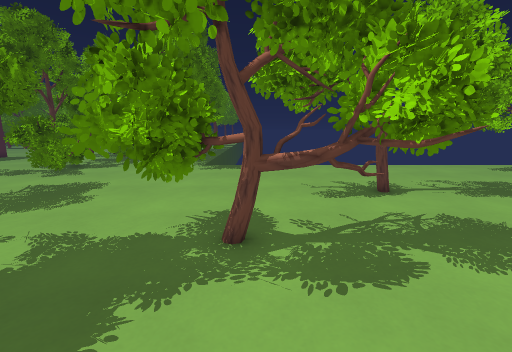
View 1 (above)

24 first-person views from a walk through a level from a Godot 3-D game. The camera is 1.3 m above the floor, tilts 10° down and sees 90° across. Doors that lead somewhere are drawn open, without their leaves. The floor is counted in squares, 0.5 m on a side. Each view is taken from the middle of a square. On the plan, view 1 faces up. The plan holds only what a view shows up to about 18 squares ahead; the rest is blank. The place goes on beyond the plan. Flat picture figures and markers are not drawn. Characters and animated objects are not drawn. Some surface patterns are stand-ins.

View 2
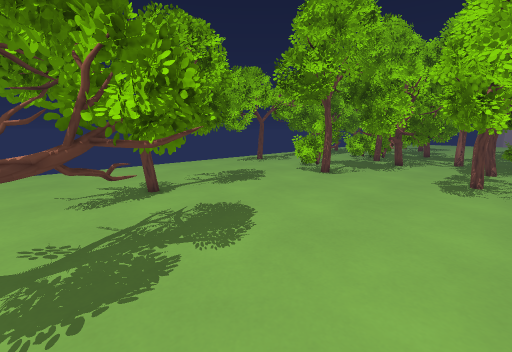

View 3
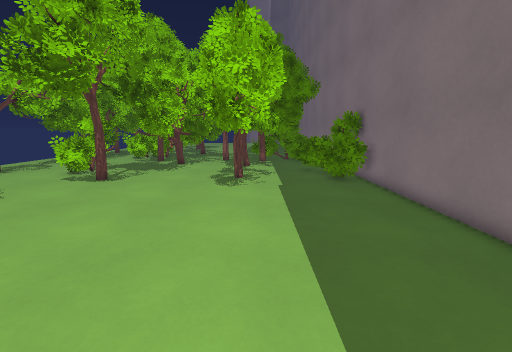

View 4
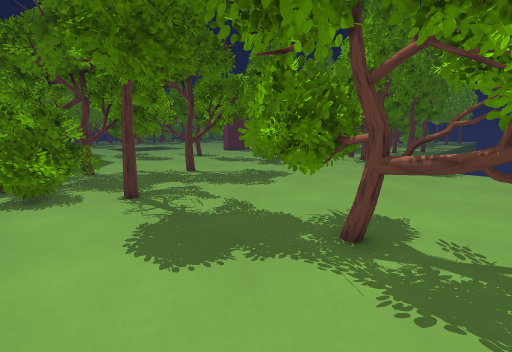

View 5
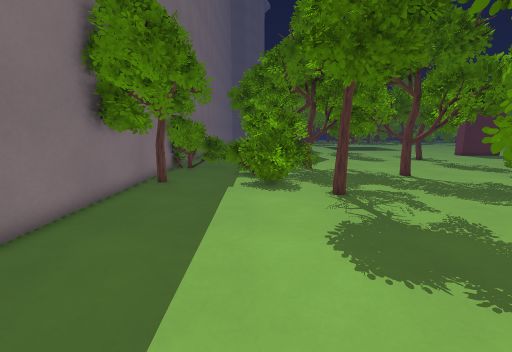

View 6
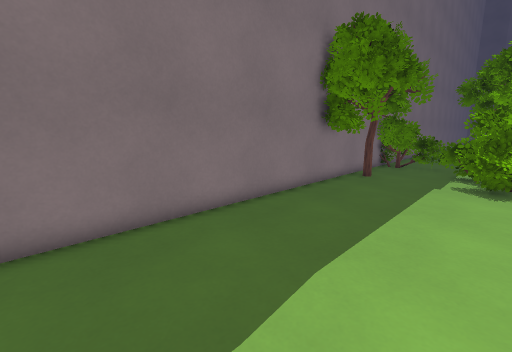

View 7
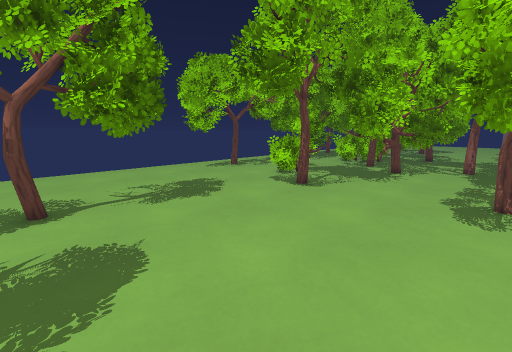

View 8
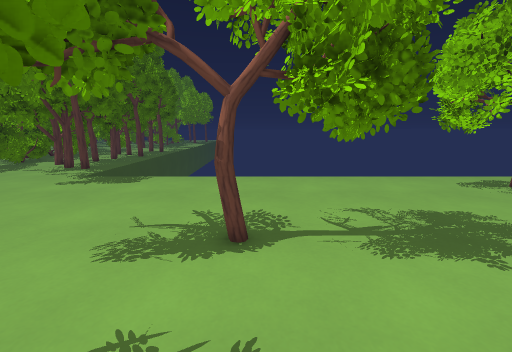

View 9
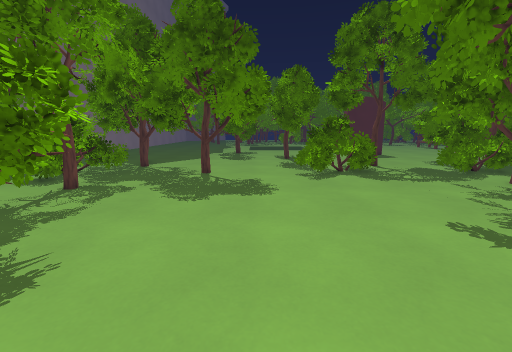

View 10
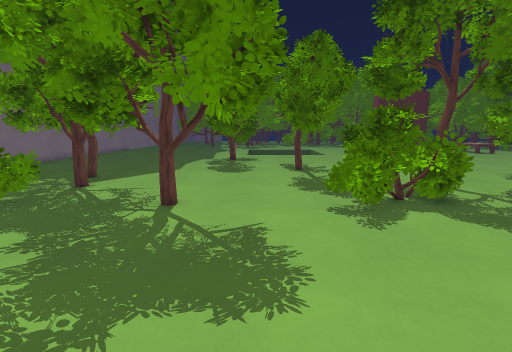

View 11
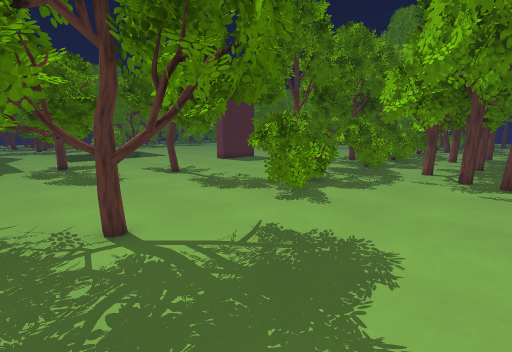

View 12
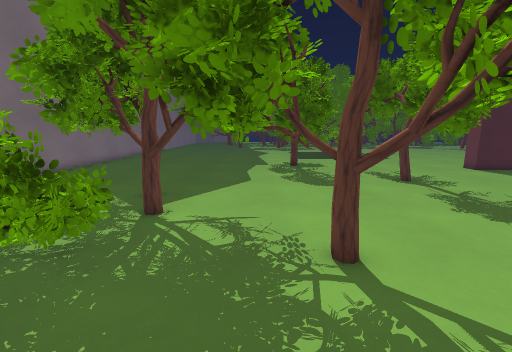

View 13
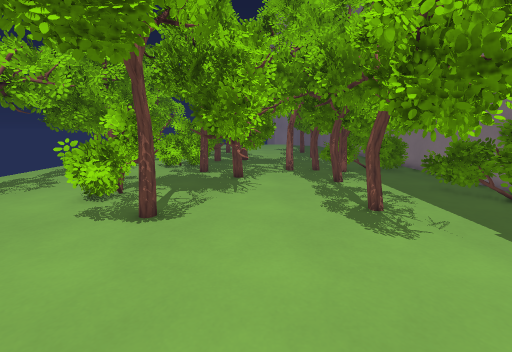

View 14
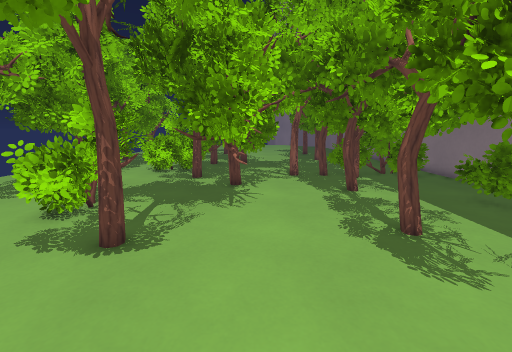

View 15
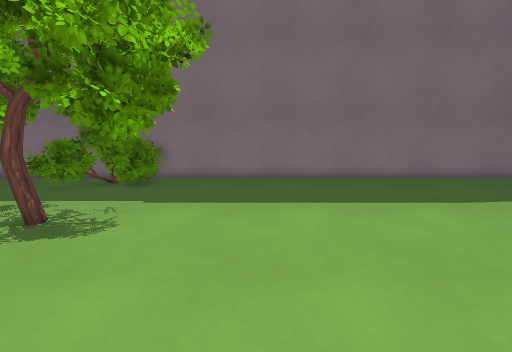

View 16
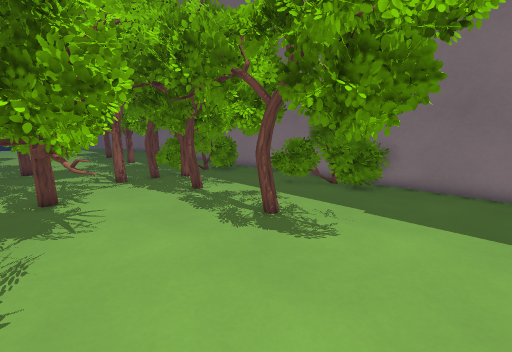

View 17
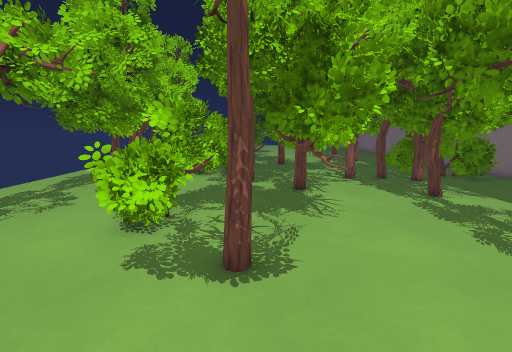

View 18
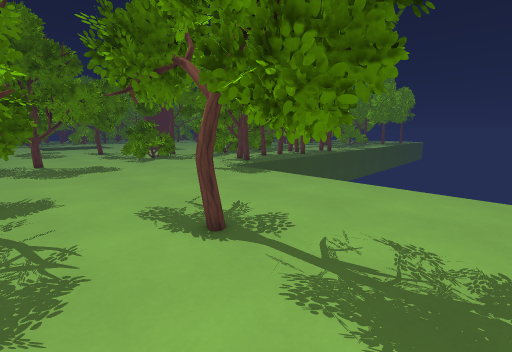

View 19
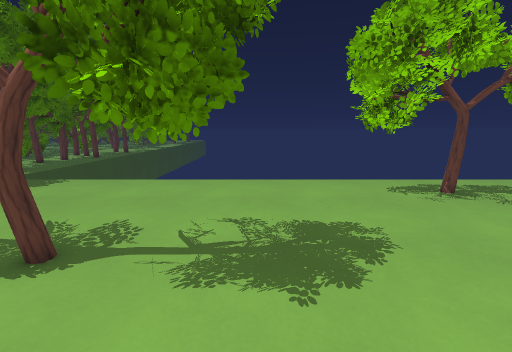

View 20
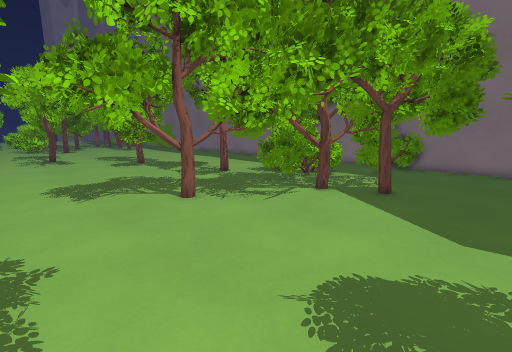

View 21
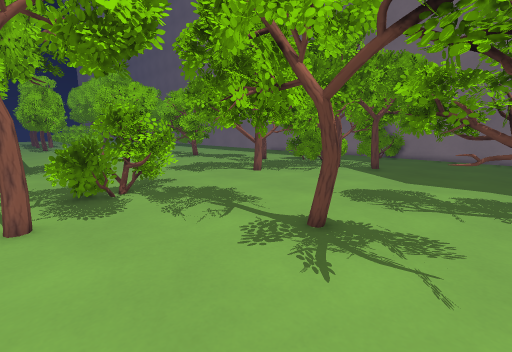

View 22
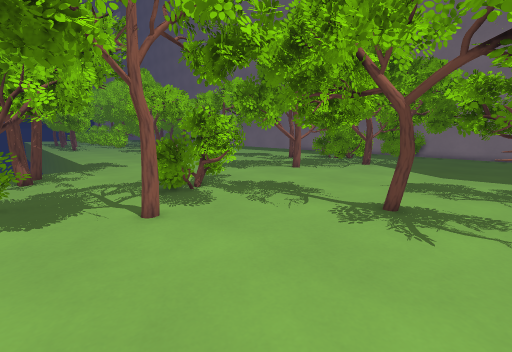

View 23
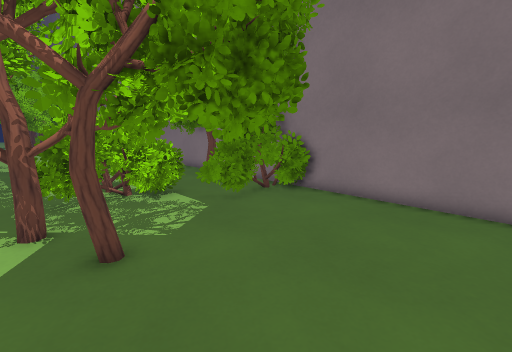

View 24
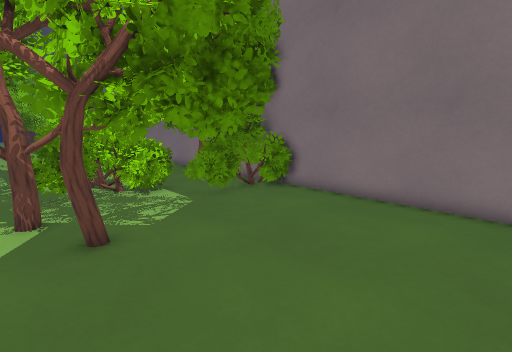

### Floor plan
Key: @ floor where view 1 was taken; # wall or solid block; . main floor; : floor 0.75 m higher than the main floor; T tree; O other object.
Columns run from 25 left of view 1 to 25 right of it. Each row starts with its distance up from view 1.
 24 #.  ...... TTTTTTTT.
 23 #. .........TTTTTTTT.
 22 #.............TTTT T.
 21 .........#....TTT. ..
 20 ...........TT........
 19 ..........#TTT....................................
 18 .........TTTTT..........................TTT......T
 17 ......TT.TTTTT.........................TTTTTT.TTTT
 16 T...TTTTTTTTT:T........................TTTTT..TTTT
 15 TT.#TTTTT..TTTT.........................TT.....TTTT
 14 T....TTT....T.................................. TTT
 13 ..............T..................T.........T    TT
 12 ............TTTT...........T...TTTT.......TT TT ..
 11 TTTT........TTTT..........TTT.TTTTTT......TTTTT  .O
 10 TTTT........TTTT...........TT...TTT.......#TTTTT
  9 TTTT.......#T.T..........................#TTTT TT
  8 .T .......TTT........TTTT...............T#TTT  TTT
  7 .........TTTTT.......TTTT.TTTTT...........TTTT TTTT
  6 ........TTTTTT.......TTTTTTTTTT...........TTTTT TTT
  5 ........TT TT........#TTT..TTTT...........TTTTTTTT
  4 ........TTTTT ...T.....T...TTT..............T..TTT
  3 ......TTTT TTT..TT.............................TT
  2 .....TTTTT TTTTT......................TTT....TTTTT
  1 ....TTTTTTTTTTTTT....................TTTT##.TTTTTTT
  0 ....TTTTTTTTTTTT.........@...........TTTTT..TTTT TT
 -1 ....TTT. TTTTTT .......................T...TTTTT  T
 -2 ........TTT T...............................TTTT #T
 -3 ........TTT#....T........................TTTTT   TT
 -4 .......TTTTT...TTTT.....................TTTTTT ..TT
 -5 .......TTTTT TTTTTT.....................TTTTT ...TT
 -6 ########TTTT###TTT#######################TTTT######

Where each view was taken, in squares from view 1:
view 1: 0 up, 0 right, facing up
view 2: 0 up, 1 right, facing up-right
view 3: 0 up, 2 right, facing right
view 4: 0 up, 2 right, facing up-left
view 5: 0 up, 2 right, facing left
view 6: 1 up, 4 right, facing down-left
view 7: 1 up, 5 right, facing up-right
view 8: 5 up, 6 right, facing up
view 9: 12 up, 3 right, facing left
view 10: 12 up, 4 left, facing left
view 11: 7 up, 6 left, facing up-left
view 12: 7 up, 8 left, facing left
view 13: 5 up, 8 right, facing right
view 14: 5 up, 10 right, facing right
view 15: 8 up, 10 right, facing down
view 16: 7 up, 11 right, facing down-right
view 17: 8 up, 11 right, facing right
view 18: 7 up, 11 right, facing up-left
view 19: 6 up, 10 right, facing up
view 20: 14 up, 22 left, facing down-right
view 21: 21 up, 25 left, facing down-right
view 22: 24 up, 24 left, facing down-right
view 23: 4 up, 24 left, facing down-right
view 24: 4 up, 25 left, facing down-right
